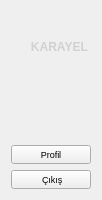
           <widget class="QWidget" name="ProfileW" native="true">
            <property name="enabled">
             <bool>true</bool>
            </property>
            <property name="sizePolicy">
             <sizepolicy hsizetype="Preferred" vsizetype="Preferred">
              <horstretch>0</horstretch>
              <verstretch>0</verstretch>
             </sizepolicy>
            </property>
            <property name="minimumSize">
             <size>
              <width>0</width>
              <height>200</height>
             </size>
            </property>
            <property name="maximumSize">
             <size>
              <width>100</width>
              <height>200</height>
             </size>
            </property>
            <property name="styleSheet">
             <string notr="true">#logoutBtn:hover,#myprofileBtn:hover{
	border-radius:10px;
	color: rgb(0, 0, 0);
	background-color: rgb(222, 222, 222);
}</string>
            </property>
            <layout class="QVBoxLayout" name="verticalLayout_4">
             <item>
              <widget class="QLabel" name="karayelyazilbl">
               <property name="font">
                <font>
                 <weight>75</weight>
                 <bold>true</bold>
                </font>
               </property>
               <property name="styleSheet">
                <string notr="true">color: rgb(209, 209, 209);</string>
               </property>
               <property name="text">
                <string>      KARAYEL</string>
               </property>
              </widget>
             </item>
             <item alignment="Qt::AlignHCenter">
              <widget class="QLabel" name="logolbll">
               <property name="minimumSize">
                <size>
                 <width>60</width>
                 <height>50</height>
                </size>
               </property>
               <property name="maximumSize">
                <size>
                 <width>60</width>
                 <height>50</height>
                </size>
               </property>
               <property name="text">
                <string/>
               </property>
               <property name="pixmap">
                <pixmap resource="resoruces.qrc">:/images/images/karayelLOGO1.png</pixmap>
               </property>
               <property name="scaledContents">
                <bool>true</bool>
               </property>
              </widget>
             </item>
             <item alignment="Qt::AlignHCenter">
              <widget class="QPushButton" name="myprofileBtn">
               <property name="enabled">
                <bool>true</bool>
               </property>
               <property name="minimumSize">
                <size>
                 <width>80</width>
                 <height>0</height>
                </size>
               </property>
               <property name="maximumSize">
                <size>
                 <width>80</width>
                 <height>16777215</height>
                </size>
               </property>
               <property name="font">
                <font>
                 <pointsize>7</pointsize>
                 <weight>50</weight>
                 <bold>false</bold>
                </font>
               </property>
               <property name="styleSheet">
                <string notr="true">text-align:center;</string>
               </property>
               <property name="text">
                <string>Profil</string>
               </property>
               <property name="icon">
                <iconset resource="resoruces.qrc">
                 <normaloff>:/icons/pngIcons/icons8_anonymous_mask_30px.png</normaloff>:/icons/pngIcons/icons8_anonymous_mask_30px.png</iconset>
               </property>
               <property name="iconSize">
                <size>
                 <width>20</width>
                 <height>20</height>
                </size>
               </property>
              </widget>
             </item>
             <item alignment="Qt::AlignHCenter">
              <widget class="QPushButton" name="logoutBtn">
               <property name="enabled">
                <bool>true</bool>
               </property>
               <property name="minimumSize">
                <size>
                 <width>80</width>
                 <height>0</height>
                </size>
               </property>
               <property name="maximumSize">
                <size>
                 <width>80</width>
                 <height>16777215</height>
                </size>
               </property>
               <property name="font">
                <font>
                 <pointsize>7</pointsize>
                 <weight>50</weight>
                 <bold>false</bold>
                </font>
               </property>
               <property name="styleSheet">
                <string notr="true">text-align:center;</string>
               </property>
               <property name="text">
                <string> Çıkış</string>
               </property>
               <property name="icon">
                <iconset resource="resoruces.qrc">
                 <normaloff>:/icons/pngIcons/icons8_logout_30px_1.png</normaloff>:/icons/pngIcons/icons8_logout_30px_1.png</iconset>
               </property>
               <property name="iconSize">
                <size>
                 <width>20</width>
                 <height>20</height>
                </size>
               </property>
              </widget>
             </item>
            </layout>
           </widget>
